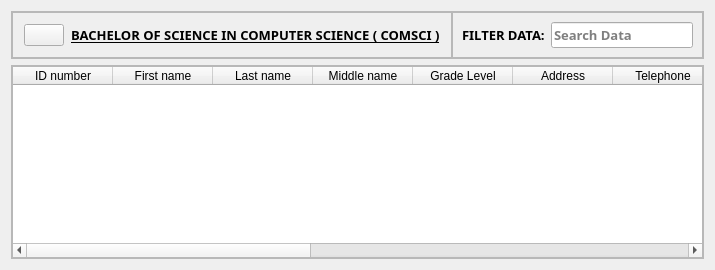
                <widget class="QWidget" name="COMSCI_table_data">
                 <layout class="QVBoxLayout" name="verticalLayout_10">
                  <property name="bottomMargin">
                   <number>11</number>
                  </property>
                  <item>
                   <widget class="QFrame" name="header_college_table">
                    <property name="frameShape">
                     <enum>QFrame::StyledPanel</enum>
                    </property>
                    <property name="frameShadow">
                     <enum>QFrame::Raised</enum>
                    </property>
                    <layout class="QHBoxLayout" name="horizontalLayout_16">
                     <property name="spacing">
                      <number>0</number>
                     </property>
                     <property name="leftMargin">
                      <number>0</number>
                     </property>
                     <property name="topMargin">
                      <number>0</number>
                     </property>
                     <property name="rightMargin">
                      <number>0</number>
                     </property>
                     <property name="bottomMargin">
                      <number>0</number>
                     </property>
                     <item alignment="Qt::AlignLeft">
                      <widget class="QFrame" name="frame_12">
                       <property name="frameShape">
                        <enum>QFrame::StyledPanel</enum>
                       </property>
                       <property name="frameShadow">
                        <enum>QFrame::Raised</enum>
                       </property>
                       <layout class="QHBoxLayout" name="horizontalLayout_29">
                        <property name="spacing">
                         <number>7</number>
                        </property>
                        <property name="leftMargin">
                         <number>11</number>
                        </property>
                        <property name="topMargin">
                         <number>11</number>
                        </property>
                        <property name="rightMargin">
                         <number>11</number>
                        </property>
                        <property name="bottomMargin">
                         <number>11</number>
                        </property>
                        <item>
                         <widget class="QPushButton" name="pushButton_2">
                          <property name="text">
                           <string/>
                          </property>
                          <property name="icon">
                           <iconset resource="icons_rc_rc.qrc">
                            <normaloff>:/icons/icons/database.svg</normaloff>:/icons/icons/database.svg</iconset>
                          </property>
                         </widget>
                        </item>
                        <item>
                         <widget class="QLabel" name="label_10">
                          <property name="font">
                           <font>
                            <family>Segoe UI Black</family>
                            <pointsize>10</pointsize>
                            <weight>75</weight>
                            <bold>true</bold>
                            <underline>true</underline>
                           </font>
                          </property>
                          <property name="text">
                           <string>BACHELOR OF SCIENCE IN COMPUTER SCIENCE ( COMSCI )</string>
                          </property>
                         </widget>
                        </item>
                       </layout>
                      </widget>
                     </item>
                     <item alignment="Qt::AlignRight">
                      <widget class="QFrame" name="frame_17">
                       <property name="font">
                        <font>
                         <family>Segoe UI Black</family>
                         <pointsize>10</pointsize>
                         <weight>75</weight>
                         <bold>true</bold>
                        </font>
                       </property>
                       <property name="frameShape">
                        <enum>QFrame::StyledPanel</enum>
                       </property>
                       <property name="frameShadow">
                        <enum>QFrame::Raised</enum>
                       </property>
                       <layout class="QHBoxLayout" name="horizontalLayout_17">
                        <item>
                         <widget class="QLabel" name="label_5">
                          <property name="font">
                           <font>
                            <family>Segoe UI Black</family>
                            <pointsize>10</pointsize>
                            <weight>75</weight>
                            <bold>true</bold>
                           </font>
                          </property>
                          <property name="text">
                           <string>FILTER DATA:</string>
                          </property>
                         </widget>
                        </item>
                        <item>
                         <widget class="QLineEdit" name="searchLineEdit_COMSCI">
                          <property name="font">
                           <font>
                            <family>Segoe UI Black</family>
                            <pointsize>10</pointsize>
                            <weight>75</weight>
                            <bold>true</bold>
                           </font>
                          </property>
                          <property name="placeholderText">
                           <string>Search Data</string>
                          </property>
                         </widget>
                        </item>
                       </layout>
                      </widget>
                     </item>
                    </layout>
                   </widget>
                  </item>
                  <item>
                   <widget class="QFrame" name="frame_18">
                    <property name="frameShape">
                     <enum>QFrame::StyledPanel</enum>
                    </property>
                    <property name="frameShadow">
                     <enum>QFrame::Raised</enum>
                    </property>
                    <layout class="QHBoxLayout" name="horizontalLayout_31">
                     <property name="spacing">
                      <number>0</number>
                     </property>
                     <property name="leftMargin">
                      <number>0</number>
                     </property>
                     <property name="topMargin">
                      <number>0</number>
                     </property>
                     <property name="rightMargin">
                      <number>0</number>
                     </property>
                     <property name="bottomMargin">
                      <number>0</number>
                     </property>
                     <item>
                      <widget class="QTableWidget" name="tableWidget_COMSCI">
                       <property name="minimumSize">
                        <size>
                         <width>527</width>
                         <height>0</height>
                        </size>
                       </property>
                       <column>
                        <property name="text">
                         <string>ID number</string>
                        </property>
                       </column>
                       <column>
                        <property name="text">
                         <string>First name</string>
                        </property>
                       </column>
                       <column>
                        <property name="text">
                         <string>Last name</string>
                        </property>
                       </column>
                       <column>
                        <property name="text">
                         <string>Middle name</string>
                        </property>
                       </column>
                       <column>
                        <property name="text">
                         <string>Grade Level</string>
                        </property>
                       </column>
                       <column>
                        <property name="text">
                         <string>Address</string>
                        </property>
                       </column>
                       <column>
                        <property name="text">
                         <string>Telephone</string>
                        </property>
                       </column>
                       <column>
                        <property name="text">
                         <string>Birth Date</string>
                        </property>
                       </column>
                       <column>
                        <property name="text">
                         <string>Gender</string>
                        </property>
                       </column>
                       <column>
                        <property name="text">
                         <string>Age</string>
                        </property>
                       </column>
                       <column>
                        <property name="text">
                         <string>Nationality</string>
                        </property>
                       </column>
                       <column>
                        <property name="text">
                         <string>Registration</string>
                        </property>
                       </column>
                       <column>
                        <property name="text">
                         <string>Semester</string>
                        </property>
                       </column>
                       <column>
                        <property name="text">
                         <string>Course</string>
                        </property>
                       </column>
                      </widget>
                     </item>
                    </layout>
                   </widget>
                  </item>
                 </layout>
                </widget>
